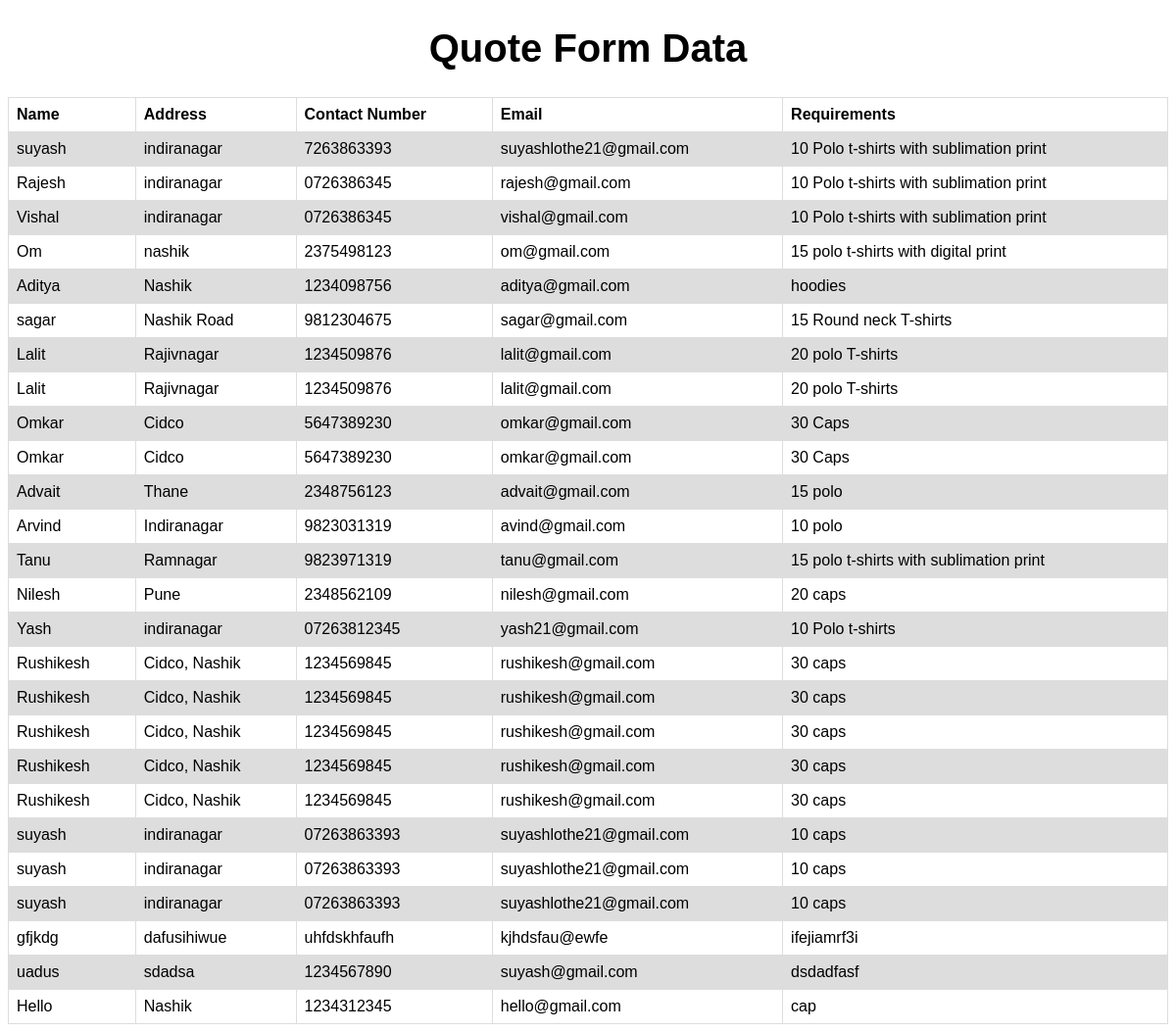
Page /quotedata/ on the committed database.
### myapp/models.py (models this page shows, shortened)
class Quote(models.Model):
    name = models.CharField(max_length=100)
    address = models.TextField()
    contact_number = models.CharField(max_length=10)
    email = models.EmailField()
    product_type = models.CharField(max_length=100)

### myapp/views.py (the view)
# urls.py: path('quotedata/', quotedata)
def quotedata(request):
    quote = Quote.objects.all()
    return render(request, 'quotedata.html', {"quote": quote})

### templates/quotedata.html (shortened to what this page needs)
<!DOCTYPE html>
<html lang="en">
<head>
    <link rel="stylesheet" href="/static/css/quotedata.css">
</head>
<body>
    <h1>Quote Form Data</h1>
    <table>
        <tr>
            <th>Name</th>
            <th>Address</th>
            <th>Contact Number</th>
            <th>Email</th>
            <th>Requirements</th>
        </tr>
        {% for i in quote %}
        <tr>
            <td>{{i.name}}</td>
            <td>{{i.address}}</td>
            <td>{{i.contact_number}}</td>
            <td>{{i.email}}</td>
            <td>{{i.product_type}}</td>
        </tr>
        {% endfor %}
    </table>
</body>
</html>

### static/CSS/quotedata.css (style rules this page uses)
table { font-family: arial, sans-serif; border-collapse: collapse; width: 100%; }
td, th { border: 1px solid #dddddd; text-align: left; padding: 8px; }
tr:nth-child(even) { background-color: #dddddd; }
h1 { text-align: center; font-family: sans-serif; font-weight: bold; font-size: 40px; }

### rows in the picture
Quote: name "suyash", address "indiranagar", contact_number "7263863393", email "suyashlothe21@gmail.com", product_type "10 Polo t-shirts with sublimation print"
Quote: name "Rajesh", address "indiranagar", contact_number "0726386345", email "rajesh@gmail.com", product_type "10 Polo t-shirts with sublimation print"
Quote: name "Vishal", address "indiranagar", contact_number "0726386345", email "vishal@gmail.com", product_type "10 Polo t-shirts with sublimation print"
Quote: name "Om", address "nashik", contact_number "2375498123", email "om@gmail.com", product_type "15 polo t-shirts with digital print"
Quote: name "Aditya", address "Nashik", contact_number "1234098756", email "aditya@gmail.com", product_type "hoodies"
Quote: name "sagar", address "Nashik Road", contact_number "9812304675", email "sagar@gmail.com", product_type "15 Round neck T-shirts"
Quote: name "Lalit", address "Rajivnagar", contact_number "1234509876", email "lalit@gmail.com", product_type "20 polo T-shirts"
Quote: name "Lalit", address "Rajivnagar", contact_number "1234509876", email "lalit@gmail.com", product_type "20 polo T-shirts"
Quote: name "Omkar", address "Cidco", contact_number "5647389230", email "omkar@gmail.com", product_type "30 Caps"
Quote: name "Omkar", address "Cidco", contact_number "5647389230", email "omkar@gmail.com", product_type "30 Caps"
Quote: name "Advait", address "Thane", contact_number "2348756123", email "advait@gmail.com", product_type "15 polo"
Quote: name "Arvind", address "Indiranagar", contact_number "9823031319", email "avind@gmail.com", product_type "10 polo"
Quote: name "Tanu", address "Ramnagar", contact_number "9823971319", email "tanu@gmail.com", product_type "15 polo t-shirts with sublimation print"
Quote: name "Nilesh", address "Pune", contact_number "2348562109", email "nilesh@gmail.com", product_type "20 caps"
Quote: name "Yash", address "indiranagar", contact_number "07263812345", email "yash21@gmail.com", product_type "10 Polo t-shirts"
Quote: name "Rushikesh", address "Cidco, Nashik", contact_number "1234569845", email "rushikesh@gmail.com", product_type "30 caps"
Quote: name "Rushikesh", address "Cidco, Nashik", contact_number "1234569845", email "rushikesh@gmail.com", product_type "30 caps"
Quote: name "Rushikesh", address "Cidco, Nashik", contact_number "1234569845", email "rushikesh@gmail.com", product_type "30 caps"
Quote: name "Rushikesh", address "Cidco, Nashik", contact_number "1234569845", email "rushikesh@gmail.com", product_type "30 caps"
Quote: name "Rushikesh", address "Cidco, Nashik", contact_number "1234569845", email "rushikesh@gmail.com", product_type "30 caps"
Quote: name "suyash", address "indiranagar", contact_number "07263863393", email "suyashlothe21@gmail.com", product_type "10 caps"
Quote: name "suyash", address "indiranagar", contact_number "07263863393", email "suyashlothe21@gmail.com", product_type "10 caps"
Quote: name "suyash", address "indiranagar", contact_number "07263863393", email "suyashlothe21@gmail.com", product_type "10 caps"
Quote: name "gfjkdg", address "dafusihiwue", contact_number "uhfdskhfaufh", email "kjhdsfau@ewfe", product_type "ifejiamrf3i"
Quote: name "uadus", address "sdadsa", contact_number "1234567890", email "suyash@gmail.com", product_type "dsdadfasf"
Quote: name "Hello", address "Nashik", contact_number "1234312345", email "hello@gmail.com", product_type "cap"
